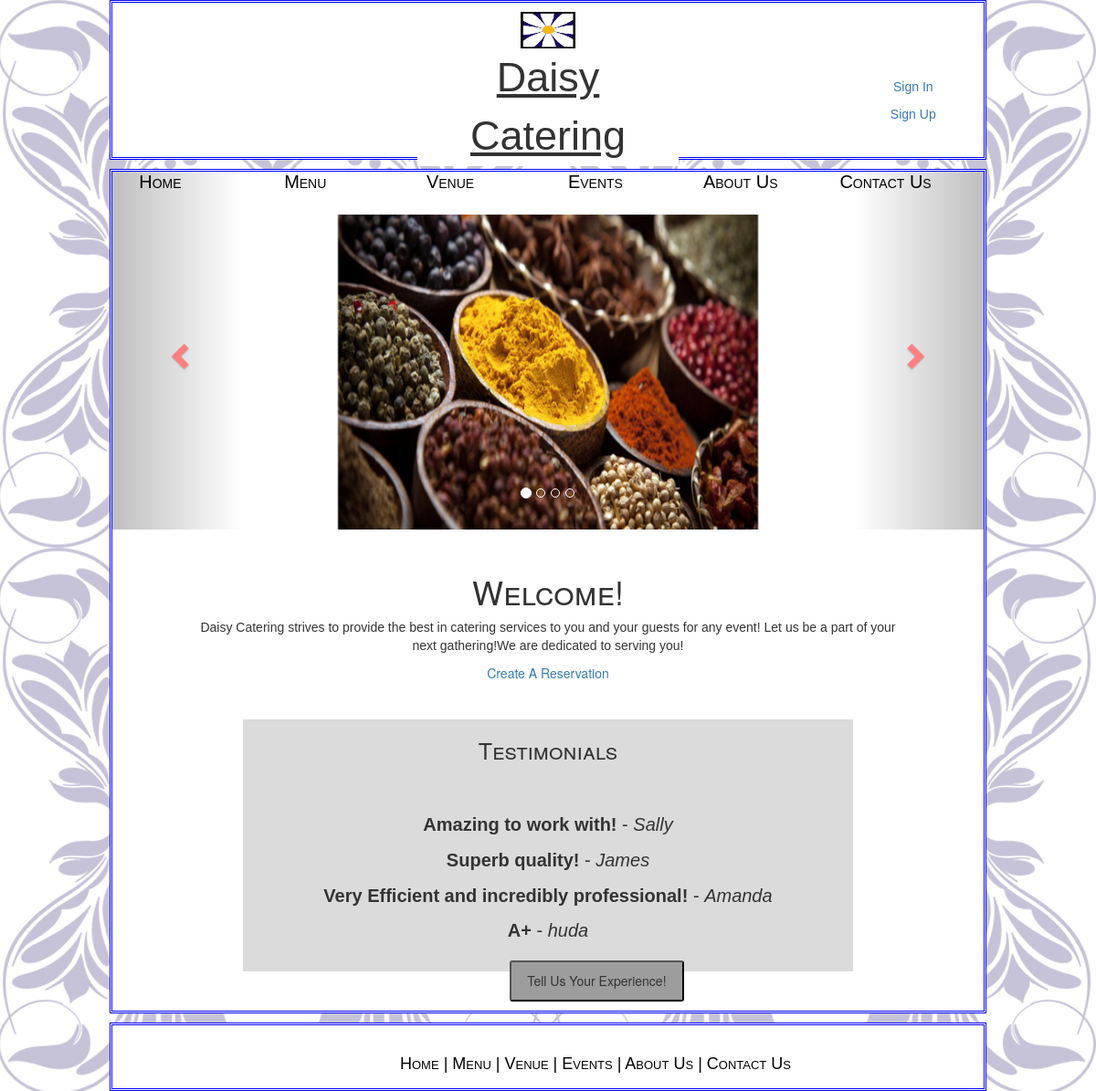
The page / on the database its author committed.
### tables this page shows
CREATE TABLE IF NOT EXISTS `testimonials` (
  `TestID` int(11) NOT NULL AUTO_INCREMENT,
  `Name` varchar(50) NOT NULL,
  `Comment` varchar(100) NOT NULL,
  PRIMARY KEY (`TestID`)
);

### index.php (the view, shortened to what this page needs)
<?php session_start();
$connection = new mysqli('localhost','Aleena','','daisycatering');
?>
<!DOCTYPE html>
<head>
        <link rel="stylesheet" type="text/css" href="css/bootstrap.css">
        <link rel="stylesheet" type="text/css" href="css/bootstrap.min.css">
        <link rel="stylesheet" type="text/css" href="css/elements.css">
        <link rel="stylesheet" type="text/css" href="css/bootstrap-theme.css">
        <link rel="stylesheet" type="text/css" href="css/bootstrap-theme.min.css">
        <link rel="stylesheet" type="text/css" href="css/main.css">
        <link rel="stylesheet" href="http://maxcdn.bootstrapcdn.com/bootstrap/3.3.6/css/bootstrap.min.css">
</head>
<body>
	<div class="EntireScreen">
		<div class="Banner">
			<div class="Logo">
                            <img src="Images/logo1.jpg" alt="Daisy Logo" style="height:40px; width:60px">
			</div>
			<p class="DaisyCatering"><u> Daisy Catering</u></p>
			<div class="TotalnavBar">
				<div class="navBar">
                                    <p class="tab"> <a class="tabText"  href="index.php">Home</a></p>
				</div>
				<div class="navBar">
                                    <p class="tab"> <a class="tabText" href="menu.php">Menu</a></p>
				</div>
				<div class="navBar">
                                    <p class="tab"><a class="tabText"  href="venue.php">Venue</a></p>
				</div>
				<div class="navBar">
                                    <p class="tab"><a class="tabText" href="events.php">Events</a></p>
				</div>
				<div class="navBar">
                                    <p class="tab"><a class="tabText" href="aboutus.php">About Us</a></p>
				</div>
				<div class="navBar">
                                    <p class="tab"><a class="tabText" href="Contactus.php">Contact Us</a></p>
				</div>
			</div>
            <div class="signup">
              <?php   if(isset($_SESSION['MemberID'])){ ?>
                             <div>
                                 <a href="WorkerPHP/logout.php?logout=yes">Sign Out</a>
                            </div>
                             <div>
                                 <a href="AccountDetails.php">Account</a>
                            </div>
                             <div>
                                 <a href="createReservation.php">Create Reservation</a>
                            </div>
                  <?php  }
                    else { ?>
                    <div>
                        <div>
                            <p> <a href="LoginPage.php">Sign In</a></p>
                        </div>
                        <div>
                            <p><a href="createaccount.php">Sign Up</a></p>
                        </div>
                    </div>
                    <?php } ?>
           </div>
    </div>
<div class="Content">
                <div id="myCarousel" class="carousel slide" data-ride="carousel">
                    <ol class="carousel-indicators">
                      <li data-target="#myCarousel" data-slide-to="0" class="active"></li>
                      <li data-target="#myCarousel" data-slide-to="1"></li>
                      <li data-target="#myCarousel" data-slide-to="2"></li>
                      <li data-target="#myCarousel" data-slide-to="3"></li>
                    </ol>
                <div class="carousel-inner" role="listbox">
                  <div class="item active">
                      <img src="Images/slider1.jpg" alt="slider1" style="width:460px; height:345px">
                  </div>
                </div>
                <a class="left carousel-control" href="#myCarousel" role="button" data-slide="prev">
                  <span class="glyphicon glyphicon-chevron-left" aria-hidden="true"></span>
                </a>
                <a class="right carousel-control" href="#myCarousel" role="button" data-slide="next">
                  <span class="glyphicon glyphicon-chevron-right" aria-hidden="true"></span>
                </a>
              </div>
                    <div class="Welcome">
                        <h1>Welcome!</h1>
			<p>
                        Daisy Catering strives to provide the best in catering
                        services to you and your guests for any event! Let us be a part of your
                        next gathering!We are dedicated to serving you!</p>
                        <a href="LoginPage.php">Create A Reservation</a>
                    </div>
                    <div class="Testimonials">
                        <h3 style="text-align:center; font-size: 25px">Testimonials</h3>
                        <div class="testimonials">
                     <?php
                        $sql = "SELECT  `Name`, `Comment` FROM `testimonials`";
                        $result = mysqli_query($connection,$sql);
                        while ($row = mysqli_fetch_array($result,MYSQLI_ASSOC)){
                        echo "<p><strong> ". $row['Comment'] . "</strong> - <i>". $row['Name']. "</i></p>";}
                    ?>
                        </div>
                    </div>
                    <button id="popup" onclick="div_show()" style="margin-left:435px; margin-top:-25px">Tell Us Your Experience!</button>
         </div>
		<div class="Footer" >
                    <p class="FooterText"><a class="BottomLinks" href="index.php">Home</a>  |  <a class="BottomLinks" href="menu.php"> Menu </a>  |
                        <a class="BottomLinks" href="venue.php"> Venue </a>  |  <a class="BottomLinks" href="events.php"> Events </a>   |
                        <a class="BottomLinks" href="aboutus.php"> About Us </a>   |   <a class="BottomLinks" href="Contactus.php"> Contact Us </a></p>
		</div>
</div>
</body>
</html>

### elements.css (style rules this page uses)
p { margin-top:30px }
span { color:red; font-weight:700; }
button { width:20%; height:45px; border-radius:3px; background-color:#9d9d9d; margin:225px 0px 0px 300px; color:#fff; font-family: 'Century Gothic',sans-serif; font-size:18px; cursor:pointer; }

### main.css (style rules this page uses)
.EntireScreen { width: 100%; height: 220%; background-image: url("C:\wamp64\www\NetBeansProjects\Images"); background-attachment: fixed; }
.Banner { width:80%; height:175px; margin: auto 10% auto 10%; background-color: white; text-align:center; border-color:blue; border-style:double; }
.signup { margin:-150px 0px 0px 1000px; width:70px; }
.Logo { background-color: white; margin-top:10px; }
.DaisyCatering { width: 30%; margin: 0px auto 0px auto; font-size: 45px; background-color: white; }
.TotalnavBar { position: relative; top: 0px; height: 2%; width: 100%; margin: 25px -77px; }
.navBar { float: left; width: 16.65%; height: 100%; margin: 1px 0px; }
.tab { font-size: 20px; position: relative; top: -23px; left: 50px; }
.tabText { text-decoration: none; color: black; font-family: 'Century Gothic', sans-serif; font-size: 20px; font-variant: small-caps; font-weight: 400; }
.Content { width: 80%; margin: 10px 10% auto 10%; background-color: white; border-color:blue; border-style:double; }
.Welcome { height: 20%; width: 80%; text-align: center; margin: 5% 10% -15% 10%; }
.Footer { width: 80%; margin: 10px 10% auto 10%; height: 75px; background-color: white; border-color:blue; border-style:double; }
.FooterText { text-decoration: none; color: black; font-size: 15px; margin-top: 30px; margin-left: 315px; font-family:'Century Gothic', sans-serif; font-size: 18px; font-variant: small-caps; }
a.BottomLinks { color: black; text-decoration: none; }
h1 { font-variant: small-caps; }
h3 { font-variant: small-caps; }
p { font-family: 'Century Gothic', sans-serif; }

### index.php (style rules this page uses)
.carousel-inner > .item > img, .carousel-inner > .item > a > img { width: 70%; margin: auto; }
.EntireScreen { width: 100%; height: 220%; background-image: url("Images/Background2.png"); background-attachment: fixed; }
.Banner { width:80%; height:175px; margin: auto 10% auto 10%; background-color: white; text-align:center; border-color:blue; border-style:double; }
.signup { margin:-150px 20px 0px 1000px; width:12%; float:right; }
.Logo { background-color: white; margin-top:10px; }
.DaisyCatering { width: 30%; margin: 0px auto 0px auto; font-size: 45px; background-color: white; }
.TotalnavBar { position: relative; top: 0px; height: 2%; width: 100%; margin: 25px -77px; }
.navBar { float: left; width: 16.65%; height: 100%; margin: 1px 0px; }
.tab { font-size: 20px; position: relative; top: -23px; left: 50px; }
.tabText { text-decoration: none; color: black; font-family: 'Century Gothic', sans-serif; font-size: 20px; font-variant: small-caps; font-weight: 400; }
.Content { width: 80%; margin: 10px 10% auto 10%; height: 925px; background-color: white; border-color:blue; border-style:double; }
.Welcome { height: 20%; width: 80%; text-align: center; margin: 5% 10% -15% 10%; }
.Footer { width: 80%; margin: 10px 10% auto 10%; height: 75px; background-color: white; border-color:blue; border-style:double; }
.FooterText { text-decoration: none; color: black; font-size: 15px; margin-top: 30px; margin-left: 315px; font-family:'Century Gothic', sans-serif; font-size: 18px; font-variant: small-caps; }
a.BottomLinks { color: black; text-decoration: none; }
h1 { font-variant: small-caps; }
h3 { font-variant: small-caps; }
p { font-family: 'Century Gothic', sans-serif; }
.testimonials { margin-top:25px; font-size: 20px; }
.Testimonials { height: 30%; width: 70%; background-color: #dbdbdb; margin: 120px auto 0px auto; overflow: auto; text-align: center; }

### rows shown on the page
testimonials: Comment "Amazing to work with!", Name "Sally"
testimonials: Comment "Superb quality!", Name "James"
testimonials: Comment "Very Efficient and incredibly professional!", Name "Amanda"
testimonials: Comment "A+", Name "huda"
